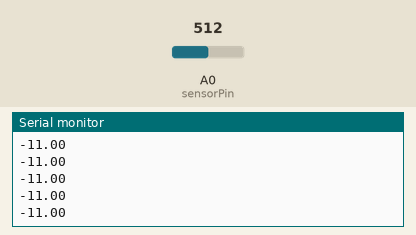
This sketch was run on a simulated Arduino Uno, built with avr-gcc and run on an emulated ATmega328P. Parts: the last lines printed to the serial monitor. The inputs (shaded band) are chosen by the test bench; at power-on: A0 (sensorPin) = 512.

Above: at 1.2 s.
1.3 s: A0 (sensorPin) set to 716
At 1.56 s:
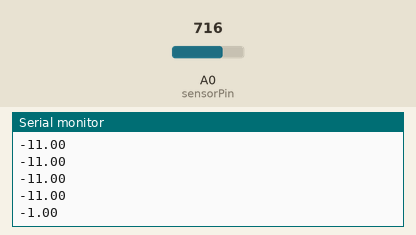
2.8 s: A0 (sensorPin) set to 900
At 2.96 s:
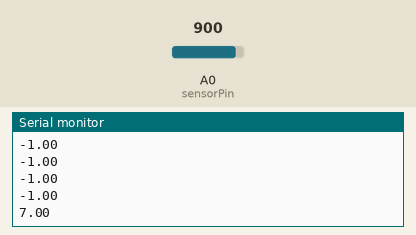
Timing chart, 0 to 5.8 s (numbered marks = the images above; inputs shaded):
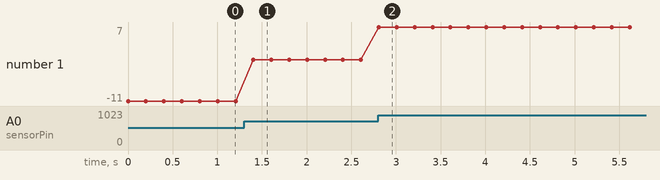

The sketch:

volumeDimmer.ino
```cpp
const int sensorPin = A0;

void setup() {
  Serial.begin(9600);
  // put your setup code here, to run once:

}

void loop() {
  // put your main code here, to run repeatedly:
  float sensorValue = analogRead(sensorPin);
  float dimmerValue = map(sensorValue,750,950,0,10);
  dimmerValue = dimmerValue;
  //Serial.print("Sensor Value: ");
  //Serial.print(sensorValue);
  //Serial.print("Dimmer Value: ");
  Serial.println(dimmerValue);
  delay(200);
}
```

Measured:
- after the input at 1.3 s, the serial monitor: prints a new line after 0.10 s (image 1)
- after the input at 2.8 s, the serial monitor: prints a new line at once (image 2)
- plotted number 1: -11 → -1 after the input at 1.3 s, -1 → 7 after the input at 2.8 s
